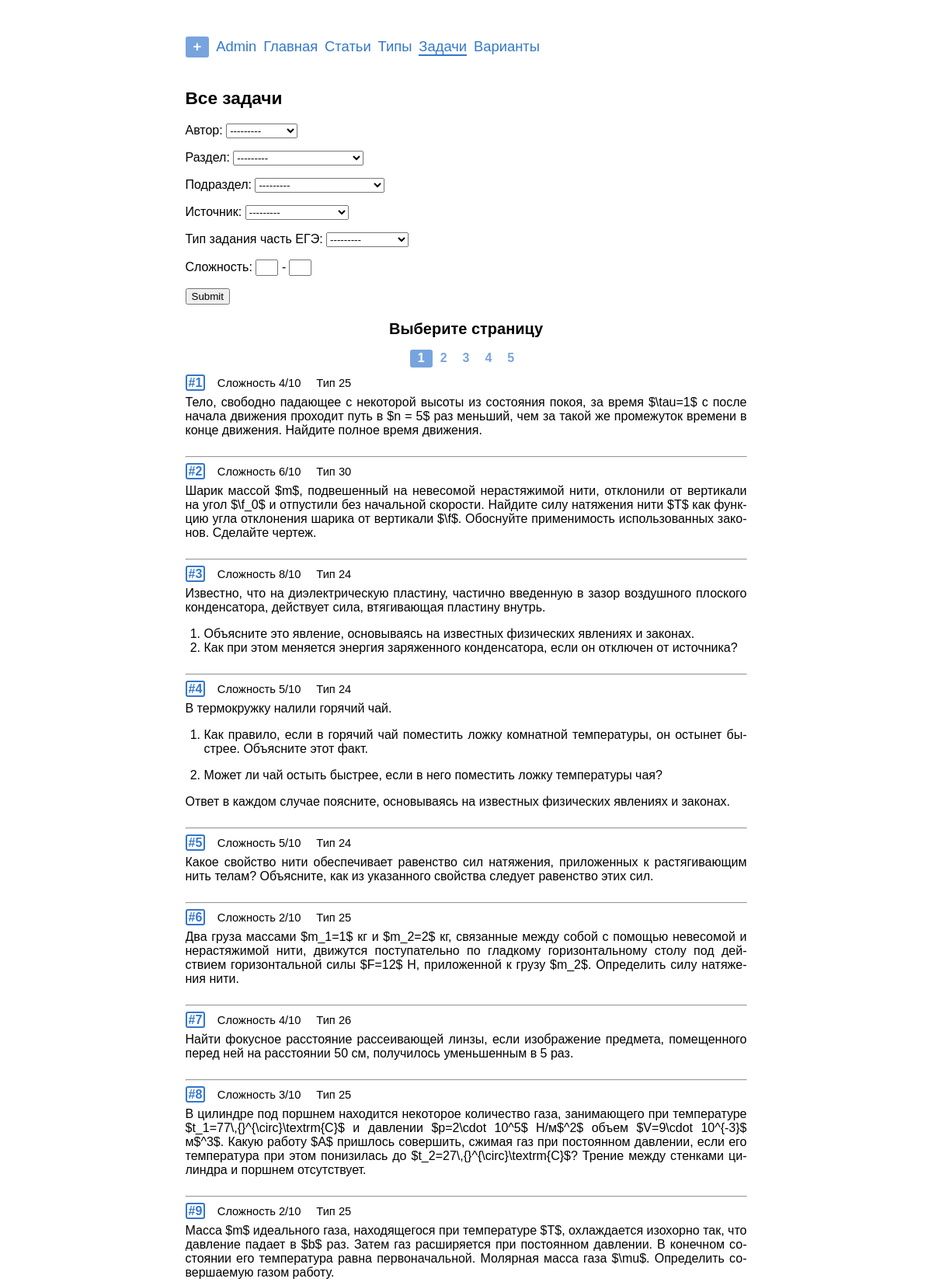
The app's page /problems/ (upper part) with its own data.
### problems/models.py (models this page shows, shortened)
class Problem(models.Model):
    objects = ProblemManager()
    text = models.TextField('условие',
                            max_length=6000,
                            help_text='Максимум 6 тыс. символов '
                            '(если мало - обратитесь к создательнице сайта)')
    solution = models.TextField('решение',
                                max_length=6000,
                                help_text='Максимум 6 тыс. символов',
                                blank=True,
                                null=True)
    answer = models.TextField('ответ',
                              max_length=1000,
                              help_text='Максимум 1 тыс. символов',
                              blank=True,
                              null=True)
    complexity = models.PositiveSmallIntegerField('сложность',
                                                  help_text=('число от 1 до 10'
                                                             ' включительно'),
                                                  blank=True,
                                                  null=True,
                                                  validators=(
                                                      [MinValueValidator(1),
                                                       MaxValueValidator(10)]))
    author = models.ForeignKey(User,
                               on_delete=models.CASCADE,
                               editable=False,
                               verbose_name='автор')
    date = models.DateField('дата добавления',
                            auto_now_add=True)
    tags = models.ManyToManyField(Tag,
                                  verbose_name='тэги',
                                  blank=True)
    source = models.ForeignKey(Source,
                               on_delete=models.CASCADE,
                               verbose_name='источник',
                               blank=True,
                               null=True)
    category = models.ForeignKey(Category,
                                 on_delete=models.CASCADE,
                                 verbose_name='раздел',
                                 blank=True,
                                 null=True)
    subcategory = models.ForeignKey(Subcategory,
                                    on_delete=models.CASCADE,
                                    verbose_name='подраздел',
                                    blank=True,
                                    null=True)
    type_ege = models.ForeignKey(TypeInEGE,
                                 on_delete=models.CASCADE,
                                 verbose_name='Тип задания',
                                 null=True)
    class Meta:
        verbose_name = 'задача'
        verbose_name_plural = 'задачи'
        default_related_name = 'problems'
    def get_absolute_url(self):
        return reverse('problems:detail', kwargs={'pk': self.pk})

class TypeInEGE(models.Model):
    objects = TypeInEGEManager()
    number = models.PositiveSmallIntegerField('номер')
    max_score = models.PositiveSmallIntegerField('максимальное количество'
                                                 ' баллов')
    part_ege = models.ForeignKey(PartOfEGE,
                                 on_delete=models.CASCADE,
                                 verbose_name='часть ЕГЭ',
                                 default=1)
    class Meta:
        verbose_name = 'тип'
        verbose_name_plural = 'типы'
        default_related_name = 'type'
        ordering = ['number']

### problems/views.py (the view)
# urls.py: path('', views.ProblemsView.as_view(), name='list'),
class ProblemsView(ListView):
    model = Problem
    template_name = 'problems/problems_list.html'
    context_object_name = 'problems'
    filter = ProblemFilter
    paginate_by = 40
    def get_queryset(self):
        queryset = Problem.objects.list()
        self.filterset = self.filter(self.request.GET, queryset=queryset)
        return self.filterset.qs.order_by('id')
    def get_context_data(self, **kwargs):
        data = super().get_context_data(**kwargs)
        data['filter'] = ProblemFilter(self.request.GET,
                                       queryset=self.get_queryset())
        data['title'] = 'Все задачи'
        return data

### problems/managers.py (called while the page is built)
    def list(self):
        return (
            self.get_queryset()
                .select_related('type_ege')
                .only('id', 'complexity', 'text', 'type_ege__number',
                      'solution')
        )

### problems/models.py (called while the page is built)
    def __str__(self):
        return self.name

    def __str__(self):
        return self.name

    def __str__(self):
        return self.name

### problems/templatetags/abbr.py (called while the page is built)
def replace_by_dic(el, dic):
    for i, j in dic.items():
        el = el.replace(i, j)
    return el

@register.filter()
@stringfilter
def abbr(value):
    return replace_by_dic(value, abbr_dic)

### problems/templatetags/markdown_extras.py (called while the page is built)
@register.filter()
@stringfilter
def markdown(value):
    return md.markdown(value, extensions=['markdown.extensions.fenced_code'])

### problems/templatetags/save_parameters.py (called while the page is built)
@register.simple_tag(takes_context=True)
def param_save(context, **kwargs):
    answ = context['request'].GET.copy()
    for param, value in kwargs.items():
        answ[param] = value
    for param in [param for param, value in answ.items() if not value]:
        del answ[param]
    return answ.urlencode()

### templates/problems/problems_list.html (shortened to what this page needs)
{% extends "base.html" %}
{% load markdown_extras %}
{% load abbr %}
{% load save_parameters %}
{% load static %}
{% block content %}
    <h2>{{title}}</h2>
    <form method="get" class="no-print">
      {{ filter.form.as_p }}
      <input type="submit" />
    </form>
    {% if page_obj.paginator.num_pages != 1 %}
      <div class="center"> <h3>Выберите страницу</h3> </div>
      <div class="center mb10 mt-5">
        {% for page_number in page_obj.paginator.page_range %}
          <a
            href="?{% param_save page=page_number %}"
            class="page {% if page_number == page_obj.number %}current{% endif %}">
            {{page_number}}
          </a>
        {% endfor %}
      </div>
    {% endif %}
    {% for problem in page_obj %}
    <div class="rel">
      <div class="id-in-list">
        <a href="{{problem.get_absolute_url}}"><b class='id-number'>#{{problem.id}}</b></a>
        <span class="compl">Сложность {{problem.complexity}}/10</span>&nbsp;
        <span class="compl">Тип {{problem.type_ege.number}}</span>
      </div>
      <div class="problem">{{problem.text|markdown|abbr|safe}}</div>
    </div><hr>
    {% empty %}
      <p>Ничего не нашлось {{":("}}</p>
      <p>Попробуйте другой фильтр.</p>
    {% endfor %}
{% endblock %}

### static/css/style.css (style rules this page uses)
html { overflow-y: scroll; }
body { -webkit-hyphens: auto; -moz-hyphens: auto; -ms-hyphens: auto; hyphens: auto; margin: 0px auto; width: 723px; max-width: 100%; font-family: Tahoma, Arial; text-align: justify; font-size: 12pt; margin-bottom:10ex; }
h1, h2, h3, h4, h5, h6 { text-align: left; }
h2 { font-size:17pt; }
h3 { font-size:15pt; }
.problem { overflow-y: auto; overflow-x: hidden; }
.id-number { border: 2px solid #3377cc; border-radius: 3px; padding: 0px 2px 0px 2px; }
.rel { position: relative; }
.id-in-list { margin-bottom:-10px; display: flex; flex-wrap: wrap; align-items: center; line-height: 15pt; }
.compl { padding-left:2ex; font-size: 11pt; font-family: Arial; }
a { text-decoration: none; color: #3377cc; }
input[name="complexity_min"], input[name="complexity_max"] { width: 3ex; text-align: center; }
input[name="complexity_max"] { margin-left:3pt; }
ol { padding-left: 1.5em; }
.mt-5 { margin-top:-5px; }
.mb10 { margin-bottom:10px; }
.center { display: flex; justify-content: center; }
.page { display: inline-block; border-radius: 3px; font-weight:900; line-height:inherit; padding: 2px 10px 3px; color: #3377ccaa; background-color: white; }
.page.current { background-color: #3377ccaa; color: white; }

### records on screen
Problem: id "1", complexity "4", type_ege.number "25", text|abbr "Тело, свободно падающее с некоторой высоты из состояния покоя, за время $\\tau=1$ c после начала движения проходит путь в $n = 5$ раз меньший, чем за такой же промежуток времени в конце движения. Найдите полное время движения."
Problem: id "2", complexity "6", type_ege.number "30", text|abbr "Шарик массой $m$, подвешенный на невесомой нерастяжимой нити, отклонили от вертикали на угол $\\f_0$ и отпустили без начальной скорости. Найдите силу натяжения нити $T$ как функцию угла отклонения шарика от вертикали $\\f$. Обоснуйте применимость использованных законов. Сделайте чертеж."
Problem: id "3", complexity "8", type_ege.number "24", text|abbr "Известно, что на диэлектрическую пластину, частично введенную в зазор воздушного плоского конденсатора, действует сила, втягивающая пластину внутрь. Объясните это явление, основываясь на известных физических явлениях и законах. Как при этом меняется энергия заряженного конденсатора, если он отключен от ис­точ­ника?"
Problem: id "4", complexity "5", type_ege.number "24", text|abbr "В термокружку налили горячий чай. Как правило, если в горячий чай поместить ложку комнатной температуры, он остынет быстрее. Объясните этот факт. Может ли чай остыть быстрее, если в него поместить ложку температуры чая? Ответ в каждом случае поясните, основываясь на известных физических явлениях и законах."
Problem: id "5", complexity "5", type_ege.number "24", text|abbr "Какое свойство нити обеспечивает равенство сил натяжения, приложенных к растягивающим нить телам? Объясните, как из указанного свойства следует равенство этих сил."
Problem: id "6", complexity "2", type_ege.number "25", text|abbr "Два груза массами $m_1=1$ кг и $m_2=2$ кг, связанные между собой с помощью невесомой и нерастяжимой нити, движутся поступательно по гладкому горизонтальному столу под действием горизонтальной силы $F=12$ Н, приложенной к грузу $m_2$. Определить силу натяжения нити."
Problem: id "7", complexity "4", type_ege.number "26", text|abbr "Найти фокусное расстояние рассеивающей линзы, если изображение предмета, помещенного перед ней на расстоянии 50 см, получилось уменьшенным в 5 раз."
Problem: id "8", complexity "3", type_ege.number "25", text|abbr "В цилиндре под поршнем находится некоторое количество газа, занимающего при температуре $t_1=77\\,{}^{\\circ}\\textrm{C}$ и давлении $p=2\\cdot 10^5$ Н/м$^2$ объем $V=9\\cdot 10^{-3}$ м$^3$. Какую работу $A$ пришлось совершить, сжимая газ при постоянном давлении, если его температура при этом понизилась до $t_2=27\\,{}^{\\circ}\\textrm{C}$? Трение между стенками цилиндра и поршнем отсутствует."
Problem: id "9", complexity "2", type_ege.number "25", text|abbr "Масса $m$ идеального газа, находящегося при температуре $T$, охлаждается изохорно так, что давление падает в $b$ раз. Затем газ расширяется при постоянном давлении. В конечном состоянии его температура равна первоначальной. Молярная масса газа $\\mu$. Определить совершаемую газом работу."

### other values on screen
{{ title }} "Все задачи"
{{ page_number }} "1" "2" "3" "4" "5"
